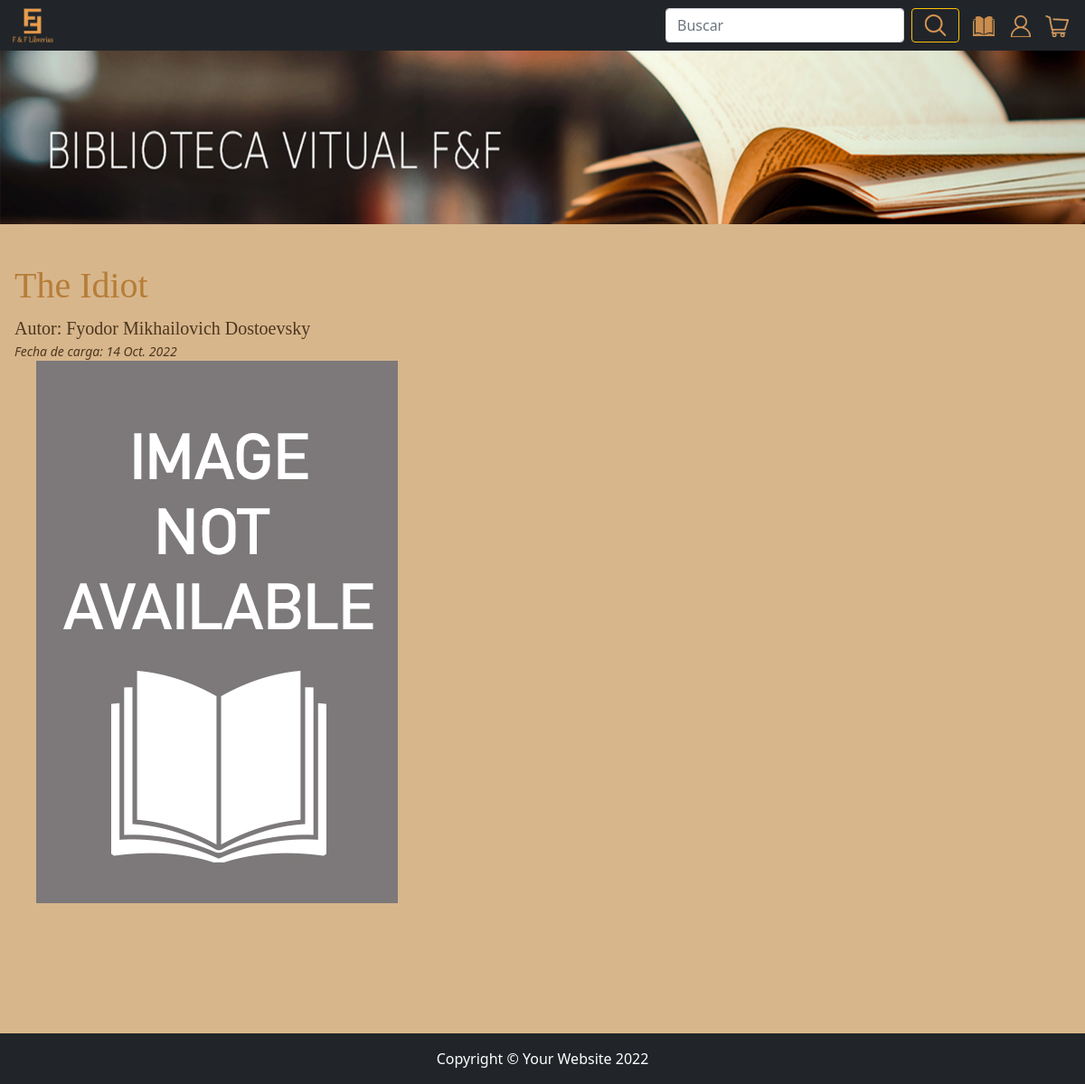
Page /LibCatalogo/blogDetail/the-idiot-2022-10-14 on the committed database.
### LibCatalogo/models.py (models this page shows, shortened)
class Libros(models.Model):
    id=models.UUIDField(primary_key=True, default=uuid.uuid1, help_text="ID único de este ejemplar")
    titulo=models.CharField(max_length=50)
    genero=models.CharField(max_length=30)
    autor=models.CharField(max_length=50)
    descripcion=RichTextField(max_length=300)
    idioma=models.CharField(max_length=50)
    portada= models.ImageField(upload_to='avatares')
    post_date= models.DateField(default=date.today)
    slug=models.CharField(max_length=1000, null=True, blank=True)

### LibCatalogo/views.py (the view)
# urls.py: path('blogDetail/<str:slug_url>', blog_detail, name='blogDetail'),
def blog_detail(request, slug_url):
    blog = Libros.objects.get(slug=slug_url)
    return render (request, "LibCatalogo/blog_detail.html", {'blog':blog})

### LibCatalogo/templates/LibCatalogo/blog_detail.html (shortened to what this page needs)
{% extends "LibCatalogo/padre.html" %}
{% load static %}
{% block contenido1 %}
<div class="row">
    <div class="col-md-8">
        <h1 style="font-family: Impact; font-size: 40px; color: #b67d37"> {{ blog.titulo }} </h1>
        <span style="font-family: Impact; font-size: 20px; color: #4c371e">Autor: {{blog.autor}}</span>
        <div>
            <small style="font-style: italic; color: #4c371e"> Fecha de carga: {{ blog.post_date }}</small>
        </div>
        <div class="container jutify-content-left">
            <img src="{{ blog.portada }}" >
        </div>
    </div>
</div>
{% endblock %}

### rows in the picture
Libros: titulo "The Idiot", autor "Fyodor Mikhailovich Dostoevsky", post_date "14 Oct. 2022", portada (placeholder picture)
